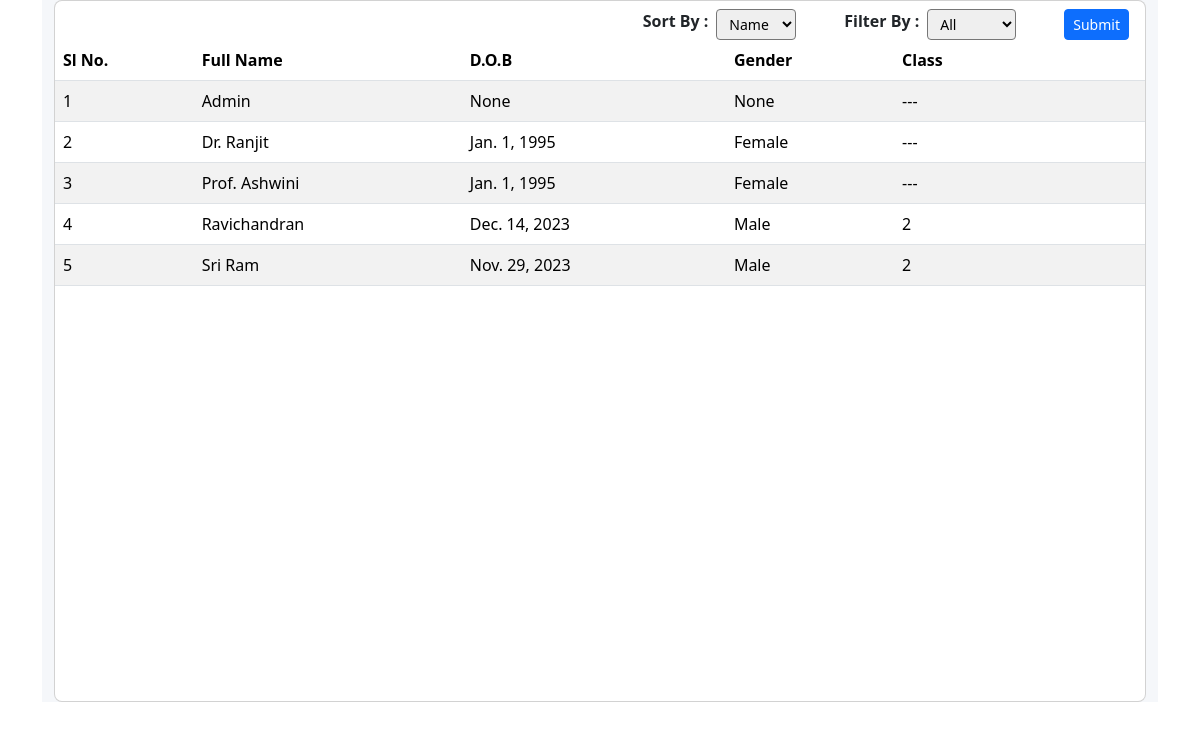
Screenshot of /users-list with the database file from the repository.
### schoolapp/models.py (models this page shows, shortened)
class StudentDetails(models.Model):
    user_id = models.IntegerField(blank = True, null=True)
    profile_image = models.ImageField(upload_to='media/profile',blank=True,null=True)
    student = models.OneToOneField(User, on_delete=models.CASCADE)
    full_name = models.CharField(max_length=100)
    roll_no = models.CharField(max_length=100)
    stu_class = models.IntegerField()
    date_of_birth = models.DateField( blank=True, null=True)
    gender = models.CharField(max_length=10,blank=True, null=True)
    street = models.CharField(max_length=100, blank=True, null=True )
    city = models.CharField(max_length=50, blank=True, null=True )
    state = models.CharField(max_length=50, blank=True, null=True )
    zip_code = models.CharField(max_length=10, blank=True, null=True )
    phone_number = models.CharField(max_length=15, blank=True, null=True )
    email = models.EmailField(blank=True, null=True )
    father_name = models.CharField(max_length=50, blank=True, null=True )
    father_contact = models.CharField(max_length=15, blank=True, null=True )
    mother_name = models.CharField(max_length=50, blank=True, null=True )
    mother_contact = models.CharField(max_length=15, blank=True, null=True )# Contact Information
    phone_number = models.CharField(max_length=15, blank=True, null=True)
    email = models.EmailField(blank=True, null=True)
    father_name = models.CharField(max_length=50, blank=True, null=True)
    father_contact = models.CharField(max_length=15, blank=True, null=True)
    mother_name = models.CharField(max_length=50, blank=True, null=True)
    mother_contact = models.CharField(max_length=15, blank=True, null=True)

### schoolapp/views.py (the view)
# urls.py: path("users-list",views.users_list,name="users_list"),
def users_list(request):
    users = StudentDetails.objects.all().order_by('stu_class').order_by('full_name')
    if request.method == 'POST':
        sort_order = request.POST["sort-order"]
        filter_order = request.POST["filter-order"]
        if filter_order == 'student':
            users = users.filter(stu_class__gt = 0)
        elif filter_order == 'staff':
            users = users.filter(stu_class__lte = 0)
        elif filter_order == 'all':
            pass
        else:
            users = users.filter(stu_class = filter_order)
        if sort_order == 'name':
            users = users.order_by("full_name")
        elif sort_order == 'class':
            users = users.order_by("stu_class","full_name")
        elif sort_order == 'gender':
            users = users.order_by("-gender")
    else:
        users = StudentDetails.objects.all().order_by('stu_class').order_by('full_name')
    context = {
        'users':users
    }
    return render(request,"display-users.html",context=context)

### templates/display-users.html (shortened to what this page needs)
{% extends "base.html" %}
{% load static %}
{% block body %}
<div class="container-fluid container-md">
    <section class="intro">
        <div class="bg-image h-100" style="background-color: #f5f7fa;">
            <div class="mask d-flex align-items-center h-100">
                <div class="container">
                    <div class="row justify-content-center">
                        <div class="col-12">
                            <div class="card">
                                <div class="card-body p-0">
                                    <div class="table-responsive table-scroll" data-mdb-perfect-scrollbar="true"
                                        style="position: relative; height: 700px">
                                        <table class="table table-striped table-hover mb-0">
                                            <div class="d-flex justify-content-md-end mt-2">
                                                <div class="d-md-flex me-3 ms-2">
                                                    <form class="" method="post" action="">
                                                        <label class="fw-semibold me-2">Sort By : </label>
                                                        <select name="sort-order" id="" class="form-select-sm">
                                                            <option value="name">Name</option>
                                                        </select>
                                                        <br>
                                                        <label class="fw-semibold me-2 ms-md-5 mt-2 mt-md-0">Filter By : </label>
                                                        <select name="filter-order" id="" class="form-select-sm">
                                                            <option value="all">All</option>
                                                        </select>
                                                        <button type="submit" class="btn btn-sm btn-primary ms-5">Submit</button>
                                                    </form>
                                                </div>
                                            </div>
                                            <thead>
                                                <tr>
                                                    <th>Sl No.</th>
                                                    <th scope="col">Full Name</th>
                                                    <th scope="col">D.O.B</th>
                                                    <th scope="col">Gender</th>
                                                    <th scope="col">Class</th>
                                                    <th scope="col"></th>
                                                </tr>
                                            </thead>
                                            <tbody>
                                                {% for user in users %}
                                                <tr>
                                                    <td>{{forloop.counter}}</td>
                                                    <td>{{user.full_name}}</td>
                                                    <td>{{user.date_of_birth}}</td>
                                                    <td>{{user.gender | title}}</td>
                                                    {% if user.stu_class == 0 %}
                                                    <td>---</td>
                                                    {% else %}
                                                    <td>{{user.stu_class}}</td>
                                                    {% endif %}
                                                    <td>
                                                        <span><a href="{% url 'edit-student-profile' user.id %}"><img
                                                                    alt=""></a></span>
                                                        <span><a href="{% url 'chat' user.student.id %}"><img
                                                                    alt=""></a></span>
                                                        <span><a href="{% url 'profile_page' user.student.id %}"><img
                                                                    alt=""></a></span>
                                                    </td>
                                                </tr>
                                                {% endfor %}
                                            </tbody>
                                        </table>
                                    </div>
                                </div>
                            </div>
                        </div>
                    </div>
                </div>
            </div>
        </div>
    </section>
</div>
{% endblock %}

### templates/display-users.html (style rules this page uses)
html, body, .intro { height: 100%; }
table td, table th { text-overflow: ellipsis; white-space: nowrap; overflow: hidden; }
thead th { color: #fff; }
.card { border-radius: .5rem; }
.table-scroll { border-radius: .5rem; }
.table-scroll table thead th { font-size: 1rem; }
thead { top: 0; position: sticky; }
tr { background-image: linear-gradient(to left, #fa9d95, #fd5954) !important; }

### templates/base.html (style rules this page uses)
* { margin: 0; padding: 0; text-decoration: none; }
:root { --accent-color: #fff; --gradient-color: #FBFBFB; }
body { margin: 0 !important; padding: 0 !important; }

### rows the page displays
StudentDetails: full_name "Admin", date_of_birth "None", gender "None"
StudentDetails: full_name "Dr. Ranjit", date_of_birth "Jan. 1, 1995", gender "Female"
StudentDetails: full_name "Prof. Ashwini", date_of_birth "Jan. 1, 1995", gender "Female"
StudentDetails: full_name "Ravichandran", date_of_birth "Dec. 14, 2023", gender "Male", stu_class "2"
StudentDetails: full_name "Sri Ram", date_of_birth "Nov. 29, 2023", gender "Male", stu_class "2"
